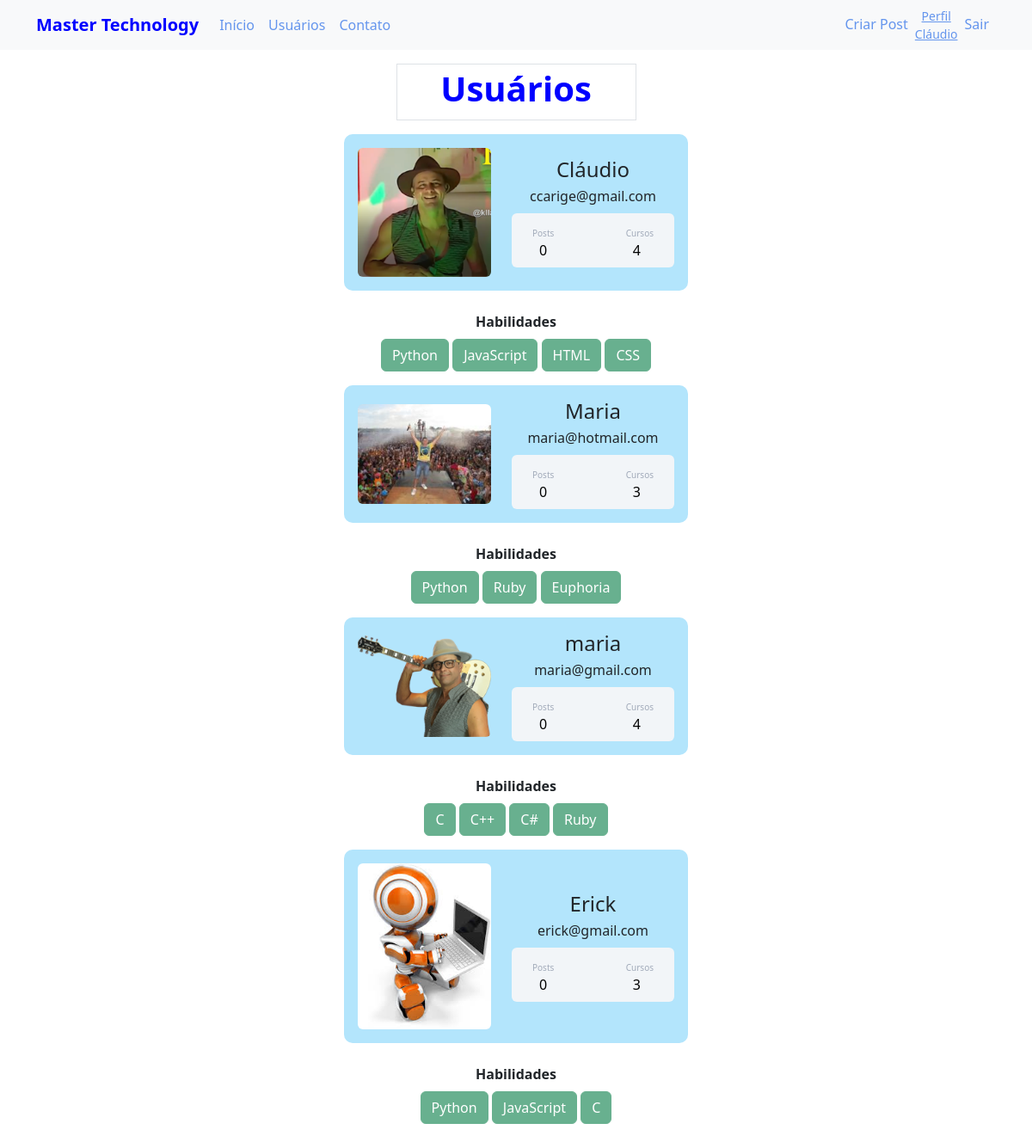
/usuarios (signed in), run on the app's committed database.
### mastertechnology/models.py (models this page shows)
class Usuarios(db.Model, UserMixin):
    id = db.Column(db.Integer, primary_key=True)
    username = db.Column(db.String, unique=True, nullable=False)
    email = db.Column(db.String, unique=True, nullable=False)
    senha = db.Column(db.String, nullable=False)
    foto_perfil = db.Column(db.String, default='default.jpg')
    postagens = db.relationship('Postagens', backref='autor', lazy=True)
    linguagem = db.Column(db.String, nullable=False, default="Não informado")

### mastertechnology/links.py (the view)
@app.route('/usuarios')
@login_required
def usuarios():
    lista_usuarios = Usuarios.query.all()
    return render_template('usuarios.html', lista_usuarios=lista_usuarios)

### mastertechnology/models.py (called while the page is built)
@login_usuario.user_loader
def load_usuario(id_usuario):
    return Usuarios.query.get(int(id_usuario))

### mastertechnology/templates/usuarios.html (shortened to what this page needs)
{% extends 'base.html' %}
{% block body %}
        <div  class="container">
            <div class="border p-1 mt-3 col-md-3" style="margin:0 auto;text-align:center">
                <h1><strong style="color:blue">Usuários</strong> </h1>
            </div>
           {% for usuario in lista_usuarios %}
               <div class="container mt-3 d-flex justify-content-center">
                <div class="card p-3">
                    <div class="d-flex align-items-center">
                        <div class="image pe-4">
                            <img src="{{ url_for('static', filename='fotos_perfil/{}'.format(usuario.foto_perfil)) }}" class="rounded" width="155">
                        </div>
                        <div class="ml-3 w-100">
                           <center> <h4 class="mb-1 mt-0">{{usuario.username}}</h4>
                           <span>{{ usuario.email}}</span></center>
                           <div class="p-2 mt-2 bg-primary d-flex justify-content-between rounded text-white stats">
                                <div class="d-flex flex-column">
                                    <span class="articles ps-3 mt-2">Posts</span>
                                    <span class="number1 ps-4">0</span>
                                </div>
                                    {% if 'Não informado' in usuario.linguagem %}
                                        <div class="d-flex flex-column">
                                            <span class="rating pe-3 mt-2">Cursos</span>
                                            <span class="number3 ps-2">0</span>
                                        </div>
                                    {% else %}
                                        <div class="d-flex flex-column">
                                            <span class="rating pe-3 mt-2">Cursos</span>
                                            <span class="number3 ps-2">{{ usuario.linguagem.count(';') + 1 }}</span>
                                        </div>
                                    {% endif %}
                           </div>
                        </div>
                    </div>
                </div>
             </div>
                <div class="row justify-content-center">
                    <div class="col col-4" style="text-align: center">
                        <br><strong>Habilidades</strong><br>
                        {% if 'Não informado' not in usuario.linguagem %}
                            {% for curso in usuario.linguagem.split(';') %}
                                <button type="button" class="btn btn-success mt-2" disabled>{{curso}}</button>
                            {% endfor %}
                        {% else %}
                            <button type="button" class="btn btn-success mt-2" disabled><strong>Nenhuma</strong></button>
                        {% endif %}
                    </div>
                </div>
           {% endfor %}
        </div>
{% endblock %}

### mastertechnology/templates/base.html (shortened to what this page needs)
<!DOCTYPE html>
<html lang="pt-br">
    <head>
        <link href="https://cdn.jsdelivr.net/npm/bootstrap@5.2.0/dist/css/bootstrap.min.css" rel="stylesheet">
        <link rel="stylesheet" type="text/css" href="{{ url_for('static', filename='main.css') }}"   >
    </head>
    <body>
        {% include 'navbar.html' %}
        {% block body %}
        {% endblock %}
    </body>
</html>

### mastertechnology/templates/navbar.html (shortened to what this page needs)
<nav class="navbar navbar-expand-lg navbar-light bg-light">
  <div class="container-fluid container">
    <a class="navbar-brand" href="{{ url_for('home') }}"><strong style="color:blue">Master Technology</strong> </a>
    <div class="collapse navbar-collapse" id="navbarSupportedContent">
      <ul class="navbar-nav me-auto mb-2 mb-lg-0">
        <li class="nav-item">
          <a class="nav-link" href="{{ url_for('home') }}" style="color: cornflowerblue">Início</a>
        </li>
        <li class="nav-item">
          <a class="nav-link" href="{{ url_for('usuarios') }}" style="color: cornflowerblue">Usuários</a>
        </li>
        <li class="nav-item">
          <a class="nav-link" href="{{ url_for('contato') }}" style="color: cornflowerblue">Contato</a>
        </li>
      </ul>
      <ul class = "d_flex navbar-nav">
         {% if current_user.is_authenticated%}
            <li class="nav-item">
              <a class="nav-link" href="{{ url_for('criar_post') }}" style="color: cornflowerblue">Criar Post</a>
            </li>
            <li class="nav-item">
                {% if current_user.is_authenticated%}
                <div class="box">
                    <div class="p1">
                    <a class="small" href="{{ url_for('perfil') }}" style="color: cornflowerblue">
                        <center>Perfil<br>
                        {{"{}".format(current_user.username)}}</center>
                    </a>
                    </div>
                </div>
                {% endif %}
            </li>
            <li class="nav-item">
              <a class="nav-link" href="{{ url_for('sair') }}" style="color: cornflowerblue">Sair</a>
            </li>
         {% endif %}
      </ul>
    </div>
  </div>
</nav>

### mastertechnology/static/main.css (style rules this page uses)
.card { width: 400px; border: none; border-radius: 10px; background-color: #B3E5FC; }
.stats { background: #f2f5f8 !important; color: #000 !important; }
.articles { font-size:10px; color: #a1aab9; }
.number1 { font-weight:500; }
.rating { font-size:10px; color: #a1aab9; }
.number3 { font-weight:500; }

### data on the page
Usuarios: username "Cláudio", foto_perfil (picture), email "ccarige@gmail.com", linguagem "4", curso "Python" "JavaScript" "HTML" "CSS"
Usuarios: foto_perfil (picture), username "Maria", email "maria@hotmail.com", linguagem "3", curso "Python" "Ruby" "Euphoria"
Usuarios: foto_perfil (picture), username "maria", email "maria@gmail.com", linguagem "4", curso "C" "C++" "C#" "Ruby"
Usuarios: foto_perfil (placeholder picture), username "Erick", email "erick@gmail.com", linguagem "3", curso "Python" "JavaScript" "C"
